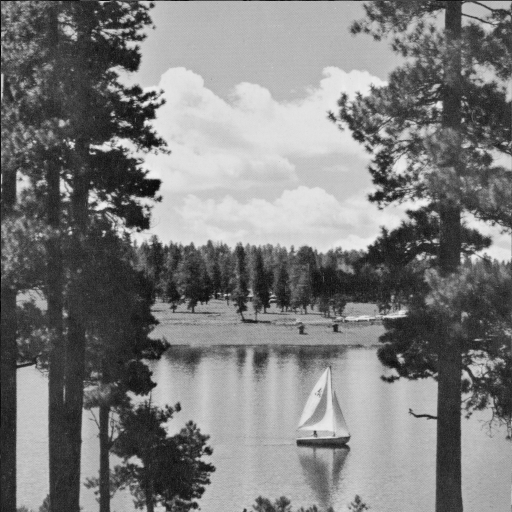
%> input picture jpeg compression/LAKE.TIF, 512 x 512 px
$ octave q3.m   (GNU Octave 9; MATLAB toolbox functions it lacks are replaced by stand-ins)
%> lines starting %> are read from the running program, lines starting %| are printed output that depends on the picture
### jpeg compression/create_dct_mat.m
%% This function will create the basis matrix for DCT
function [ans1] = create_dct_mat()
%ans1 will be the final basis matrix
ans1(1:8,1:8) = 1;
for i = 0:7
   for j = 0:7
       if i == 0
           ans1(i+1,j+1) = sqrt(1/8);
       else
           ans1(i+1,j+1) = sqrt(2/8) * cos((pi * (2*j+1) * i)/(16));
       end
    end
end
end

### jpeg compression/q3.m
%% Calculate the quantised DCT of LAKE.TIFF
%% Read the image
image = imread('LAKE.TIF');
%> image is the input picture: size 512x512 uint8; min 1, max 239, mean 124.7
%% calculate basis matrix and quantisation matrix
F = create_dct_mat();
qm = [16 11 10 16 24 40 51 61;
    12 12 14 19 26 58 60 55;
    14 13 16 24 40 57 69 56;
    14 17 22 29 51 87 80 62;
    18 22 37 56 68 109 103 77;
    24 35 55 64 81 104 113 92;
    49 64 78 87 103 121 120 101 ;
    72 92 95 98 112 100 103 99];
%% calculate quantised DCT of LAKE.TIF
for i = 1:8:512
    for j = 1:8:512
        rec1 = myDCT_quantisation( myDCT(image(i:i+7,j:j+7),F) , qm , 1);
        im(i:i+7,j:j+7) = rec1;
    end
end
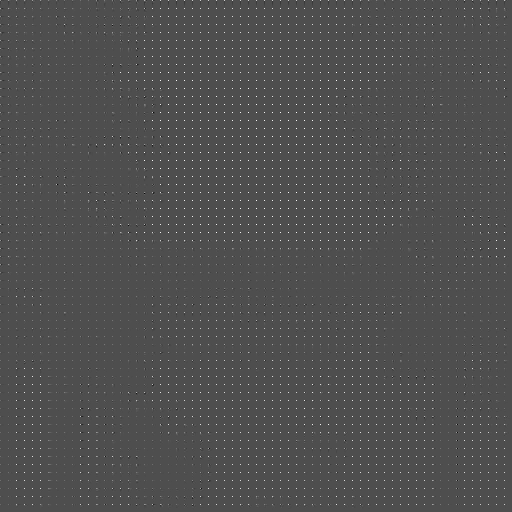
%> im: size 512x512 double; min -52, max 117, mean 1; drawn with min black and max white
%% Show the image and write it
imshow(uint8(im));
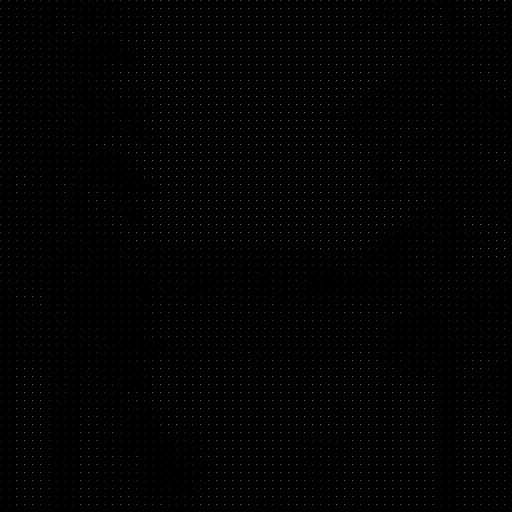
%> displayed picture: size 512x512, on the screen's scale of 0 to 255; min 0, max 117, mean 1.2
imwrite(uint8(im),'q3.TIFF');
disp('We see white dots in the quantised DCT only on those points where the original image is also white');
